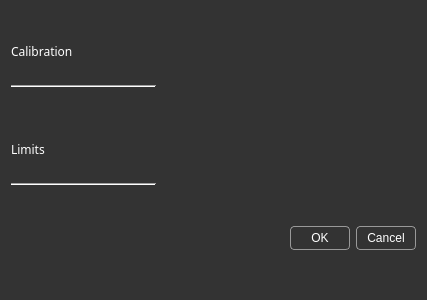
<?xml version="1.0" encoding="UTF-8"?>
<ui version="4.0">
 <class>CalibrationMenu</class>
 <widget class="QDialog" name="CalibrationMenu">
  <property name="geometry">
   <rect>
    <x>0</x>
    <y>0</y>
    <width>427</width>
    <height>300</height>
   </rect>
  </property>
  <property name="font">
   <font>
    <family>Share Tech Mono</family>
   </font>
  </property>
  <property name="windowTitle">
   <string>Set calibration coef. dialog</string>
  </property>
  <property name="styleSheet">
   <string notr="true">QDialog{
	background: rgb(51,51,51);
}
QLabe {
	color: #fff;
}

QPushButton {
	color: rgb(255, 255, 255);
	background-color: rgb(51, 51, 51);
	border: 1px solid #999999;
	border-radius: 4px;
	padding: 4px;
	width: 50px
}</string>
  </property>
  <property name="modal">
   <bool>true</bool>
  </property>
  <layout class="QGridLayout" name="gridLayout">
   <item row="0" column="1" colspan="2">
    <spacer name="horizontalSpacer">
     <property name="orientation">
      <enum>Qt::Horizontal</enum>
     </property>
     <property name="sizeType">
      <enum>QSizePolicy::Expanding</enum>
     </property>
     <property name="sizeHint" stdset="0">
      <size>
       <width>40</width>
       <height>20</height>
      </size>
     </property>
    </spacer>
   </item>
   <item row="4" column="1" colspan="2">
    <spacer name="horizontalSpacer_2">
     <property name="orientation">
      <enum>Qt::Horizontal</enum>
     </property>
     <property name="sizeHint" stdset="0">
      <size>
       <width>40</width>
       <height>20</height>
      </size>
     </property>
    </spacer>
   </item>
   <item row="5" column="0">
    <widget class="Line" name="limitsLine">
     <property name="sizePolicy">
      <sizepolicy hsizetype="Fixed" vsizetype="Fixed">
       <horstretch>0</horstretch>
       <verstretch>0</verstretch>
      </sizepolicy>
     </property>
     <property name="minimumSize">
      <size>
       <width>145</width>
       <height>0</height>
      </size>
     </property>
     <property name="orientation">
      <enum>Qt::Horizontal</enum>
     </property>
    </widget>
   </item>
   <item row="6" column="0" colspan="3">
    <layout class="QVBoxLayout" name="limitsLayout"/>
   </item>
   <item row="4" column="0">
    <widget class="QLabel" name="limitsLabel">
     <property name="sizePolicy">
      <sizepolicy hsizetype="Minimum" vsizetype="Minimum">
       <horstretch>0</horstretch>
       <verstretch>0</verstretch>
      </sizepolicy>
     </property>
     <property name="minimumSize">
      <size>
       <width>0</width>
       <height>30</height>
      </size>
     </property>
     <property name="maximumSize">
      <size>
       <width>16777215</width>
       <height>30</height>
      </size>
     </property>
     <property name="styleSheet">
      <string notr="true">color: rgb(255, 255, 255);
font: 18pt &quot;Share Tech Mono&quot;;</string>
     </property>
     <property name="text">
      <string>Limits</string>
     </property>
     <property name="alignment">
      <set>Qt::AlignBottom|Qt::AlignLeading|Qt::AlignLeft</set>
     </property>
    </widget>
   </item>
   <item row="2" column="0" colspan="3">
    <layout class="QVBoxLayout" name="calibrationLayout">
     <property name="spacing">
      <number>6</number>
     </property>
    </layout>
   </item>
   <item row="0" column="0">
    <widget class="QLabel" name="calibrationLabel">
     <property name="sizePolicy">
      <sizepolicy hsizetype="Minimum" vsizetype="Minimum">
       <horstretch>0</horstretch>
       <verstretch>0</verstretch>
      </sizepolicy>
     </property>
     <property name="minimumSize">
      <size>
       <width>0</width>
       <height>30</height>
      </size>
     </property>
     <property name="maximumSize">
      <size>
       <width>16777215</width>
       <height>30</height>
      </size>
     </property>
     <property name="styleSheet">
      <string notr="true">color: rgb(255, 255, 255);
font: 18pt &quot;Share Tech Mono&quot;;</string>
     </property>
     <property name="text">
      <string>Calibration</string>
     </property>
     <property name="alignment">
      <set>Qt::AlignBottom|Qt::AlignLeading|Qt::AlignLeft</set>
     </property>
    </widget>
   </item>
   <item row="7" column="0" colspan="3">
    <widget class="QDialogButtonBox" name="buttonBox">
     <property name="sizePolicy">
      <sizepolicy hsizetype="Expanding" vsizetype="Fixed">
       <horstretch>0</horstretch>
       <verstretch>0</verstretch>
      </sizepolicy>
     </property>
     <property name="minimumSize">
      <size>
       <width>347</width>
       <height>55</height>
      </size>
     </property>
     <property name="standardButtons">
      <set>QDialogButtonBox::Cancel|QDialogButtonBox::Ok</set>
     </property>
    </widget>
   </item>
   <item row="3" column="0">
    <spacer name="verticalSpacer">
     <property name="orientation">
      <enum>Qt::Vertical</enum>
     </property>
     <property name="sizeType">
      <enum>QSizePolicy::Fixed</enum>
     </property>
     <property name="sizeHint" stdset="0">
      <size>
       <width>20</width>
       <height>15</height>
      </size>
     </property>
    </spacer>
   </item>
   <item row="1" column="0">
    <widget class="Line" name="calibrationLine">
     <property name="sizePolicy">
      <sizepolicy hsizetype="Fixed" vsizetype="Fixed">
       <horstretch>0</horstretch>
       <verstretch>0</verstretch>
      </sizepolicy>
     </property>
     <property name="minimumSize">
      <size>
       <width>145</width>
       <height>0</height>
      </size>
     </property>
     <property name="orientation">
      <enum>Qt::Horizontal</enum>
     </property>
    </widget>
   </item>
  </layout>
 </widget>
 <resources/>
 <connections/>
</ui>
